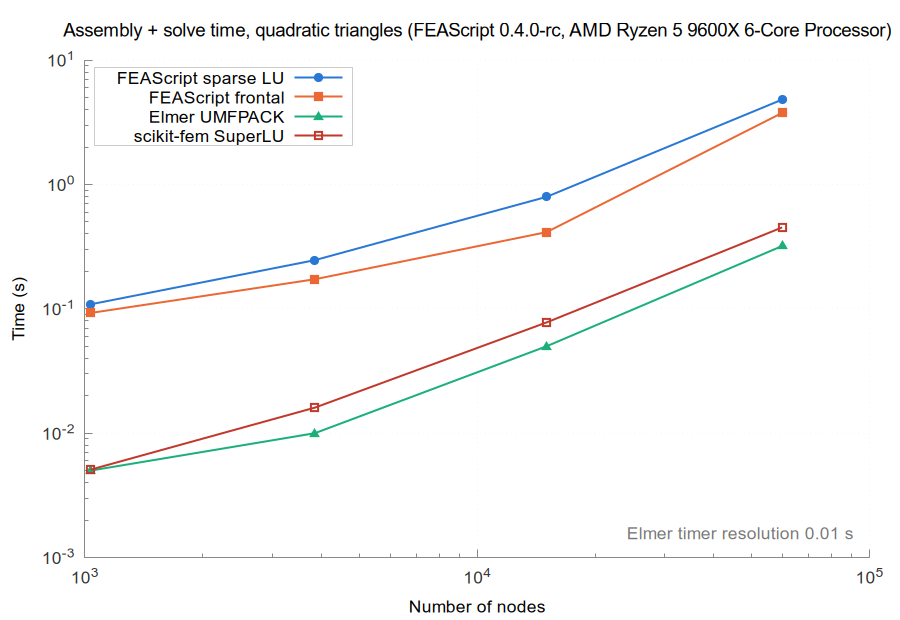

Reproduce this figure in gnuplot.
set terminal pngcairo size 900,620 font 'Arial,13'
set border 3 lc rgb '#888888'; set tics nomirror tc rgb '#333333'
set grid lc rgb '#e6e6e6' lw 1; set key top left box lc rgb '#cccccc' opaque
set logscale xy; set format y '10^{%L}'; set format x '10^{%L}'
set output 'solve_time_tri_quadratic.png'
set title 'Assembly + solve time, quadratic triangles (FEAScript 0.4.0-rc, AMD Ryzen 5 9600X 6-Core Processor)' font 'Arial,14'
set xlabel 'Number of nodes'
set ylabel 'Time (s)'
set label 'Elmer timer resolution 0.01 s' at graph 0.98,0.05 right tc rgb '#777777'
plot 'solve_time_tri_quadratic_FEAScript_sparse_LU.dat' u 1:2 w lp lw 2 pt 7 ps 1.2 lc rgb '#2a78d6' t 'FEAScript sparse LU', \
     'solve_time_tri_quadratic_FEAScript_frontal.dat' u 1:2 w lp lw 2 pt 5 ps 1.2 lc rgb '#eb6834' t 'FEAScript frontal', \
     'solve_time_tri_quadratic_Elmer_UMFPACK.dat' u 1:2 w lp lw 2 pt 9 ps 1.2 lc rgb '#1baf7a' t 'Elmer UMFPACK', \
     'solve_time_tri_quadratic_scikit_fem_SuperLU.dat' u 1:2 w lp lw 2 pt 4 ps 1.2 lc rgb '#c0392b' t 'scikit-fem SuperLU'
